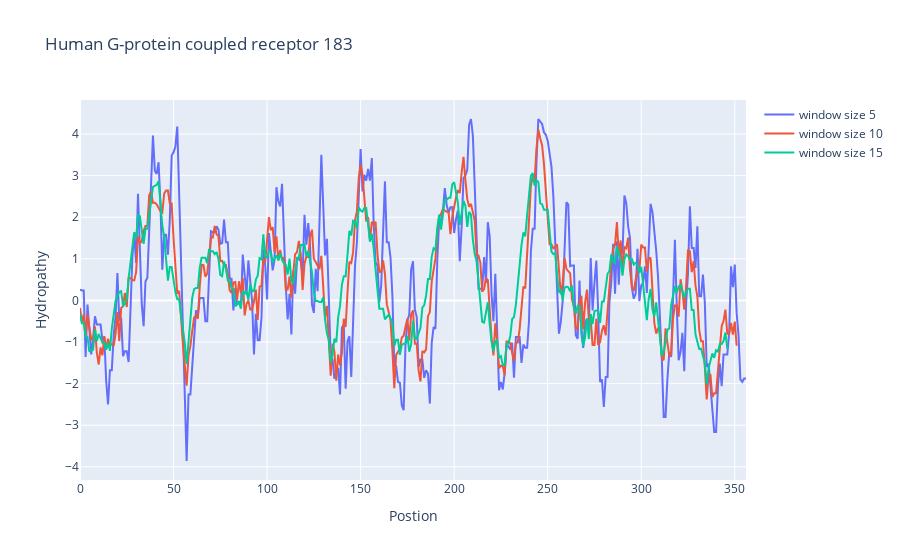

Notebook source saved alongside this figure:
### Code cell
data = [
    go.Scatter(x=list(range(0,len(hydropathy_5))),
               y=hydropathy_5,
               name='window size 5'
    ),
   go.Scatter(x=list(range(0,len(hydropathy_10))),
               y=hydropathy_10,
               name='window size 10'
    ),
    go.Scatter(x=list(range(0,len(hydropathy_15))),
               y=hydropathy_15,
               name='window size 15'
    )
]

layout = {
    'title': {
        'text':'Human G-protein coupled receptor 183'
    },
    'yaxis':{
        'title': 'Hydropathy'
    },
    'xaxis':{
        'title': 'Postion'
    }
}

fig = go.Figure(data=data, layout=layout)
fig.show()

### Figure 1 — Plotly figure (JSON) as saved in the notebook; plotly's stock layout.template omitted (floating-point values rounded to 4 significant figures; data arrays with more than 128 entries replaced by an {"elided": "..."} marker saying what was removed)
{"data": [{"name": "window size 5", "type": "scatter", "x": {"elided": "357 int values"}, "y": {"elided": "357 float values"}}, {"name": "window size 10", "type": "scatter", "x": {"elided": "352 int values"}, "y": {"elided": "352 float values"}}, {"name": "window size 15", "type": "scatter", "x": {"elided": "347 int values"}, "y": {"elided": "347 float values"}}], "layout": {"title": {"text": "Human G-protein coupled receptor 183"}, "xaxis": {"title": {"text": "Postion"}}, "yaxis": {"title": {"text": "Hydropathy"}}}}
